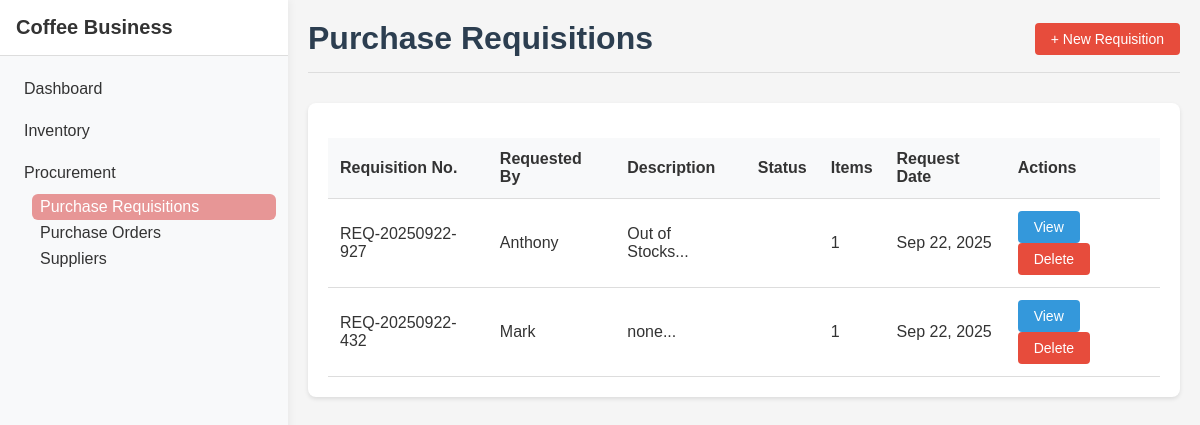
The page /Module3/purchase_requisitions.php on the database its author committed.
### tables this page shows
CREATE TABLE `purchase_requisitions` (
  `id` int(11) NOT NULL,
  `requisition_number` varchar(50) NOT NULL,
  `requested_by` varchar(100) NOT NULL,
  `request_date` datetime NOT NULL,
  `status` enum('pending','approved','rejected') NOT NULL DEFAULT 'pending',
  `description` text DEFAULT NULL,
  `approved_by` varchar(100) DEFAULT NULL,
  `approval_date` datetime DEFAULT NULL,
  `created_at` timestamp NOT NULL DEFAULT current_timestamp()
);

### Module3/purchase_requisitions.php (the view, shortened to what this page needs)
<?php
require '../db.php';
$req_number = $_GET['req'] ?? '';
if ($req_number) {
    $requisitions = $pdo->prepare("
        SELECT pr.*,
               (SELECT COUNT(*) FROM purchase_requisition_items WHERE requisition_id = pr.id) as item_count
        FROM purchase_requisitions pr
        WHERE pr.requisition_number = ?
        ORDER BY pr.created_at DESC
    ");
    $requisitions->execute([$req_number]);
    $requisitions = $requisitions->fetchAll(PDO::FETCH_ASSOC);
} else {
    $requisitions = $pdo->query("
        SELECT pr.*,
               (SELECT COUNT(*) FROM purchase_requisition_items WHERE requisition_id = pr.id) as item_count
        FROM purchase_requisitions pr
        ORDER BY pr.created_at DESC
    ")->fetchAll(PDO::FETCH_ASSOC);
}
?>
<!doctype html>
<html>
<head>
    <link rel="stylesheet" href="styles.css">
</head>
<body>
    <?php include '../shared/sidebar.php'; ?>
    <div class="container" style="margin-left: 18rem;">
        <div class="header">
            <h1>Purchase Requisitions</h1>
            <div>
                <button class="btn btn-primary" onclick="openAddModal()">+ New Requisition</button>
            </div>
        </div>
        <div class="card">
            <table class="table">
                <thead>
                    <tr>
                        <th>Requisition No.</th>
                        <th>Requested By</th>
                        <th>Description</th>
                        <th>Status</th>
                        <th>Items</th>
                        <th>Request Date</th>
                        <th>Actions</th>
                    </tr>
                </thead>
                <tbody>
                    <?php foreach ($requisitions as $req): ?>
                        <tr>
                            <td><?php echo htmlspecialchars($req['requisition_number']); ?></td>
                            <td><?php echo htmlspecialchars($req['requested_by']); ?></td>
                            <td><?php echo htmlspecialchars(substr($req['description'], 0, 50) . '...'); ?></td>
                            <td>
                                <span class="status-badge status-<?php echo strtolower($req['status']); ?>">
                                </span>
                            </td>
                            <td><?php echo (int)$req['item_count']; ?></td>
                            <td><?php echo date('M d, Y', strtotime($req['request_date'])); ?></td>
                            <td>
                                <button class="btn" onclick="viewRequisition(<?php echo $req['id']; ?>)">View</button>
                                <button class="btn btn-danger" onclick="deleteRequisition(<?php echo $req['id']; ?>)">Delete</button>
                            </td>
                        </tr>
                    <?php endforeach; ?>
                </tbody>
            </table>
        </div>
    </div>
</body>
</html>

### Module3/styles.css (style rules this page uses)
* { box-sizing: border-box; margin: 0; padding: 0; }
body { font-family: Arial, sans-serif; background-color: #f5f5f5; color: #333; }
.container { max-width: 1200px; margin: 0 auto; padding: 20px; }
.header { display: flex; justify-content: space-between; align-items: center; margin-bottom: 30px; padding-bottom: 15px; border-bottom: 1px solid #ddd; }
.header h1 { color: #2c3e50; }
.btn { display: inline-block; padding: 8px 16px; background-color: #3498db; color: white; text-decoration: none; border-radius: 4px; border: none; cursor: pointer; font-size: 14px; transition: background-color 0.3s; }
.btn-primary { background-color: #e74c3c; }
.btn-danger { background-color: #e74c3c; }
.card { background: white; border-radius: 8px; box-shadow: 0 2px 4px rgba(0,0,0,0.1); padding: 20px; margin-bottom: 20px; }
.table { width: 100%; border-collapse: collapse; margin-top: 15px; }
.table th, .table td { padding: 12px; text-align: left; border-bottom: 1px solid #ddd; }
.table th { background-color: #f8f9fa; font-weight: bold; }

### Module3/purchase_requisitions.php (style rules this page uses)
.btn-danger { background-color: #e74c3c; color: white; }
.status-badge { display: inline-block; padding: 4px 12px; border-radius: 20px; font-size: 12px; font-weight: bold; text-transform: uppercase; }

### rows shown on the page
purchase_requisitions: requisition_number "REQ-20250922-927", requested_by "Anthony", description "Out of Stocks...", item_count "1", request_date "Sep 22, 2025"
purchase_requisitions: requisition_number "REQ-20250922-432", requested_by "Mark", description "none...", item_count "1", request_date "Sep 22, 2025"
